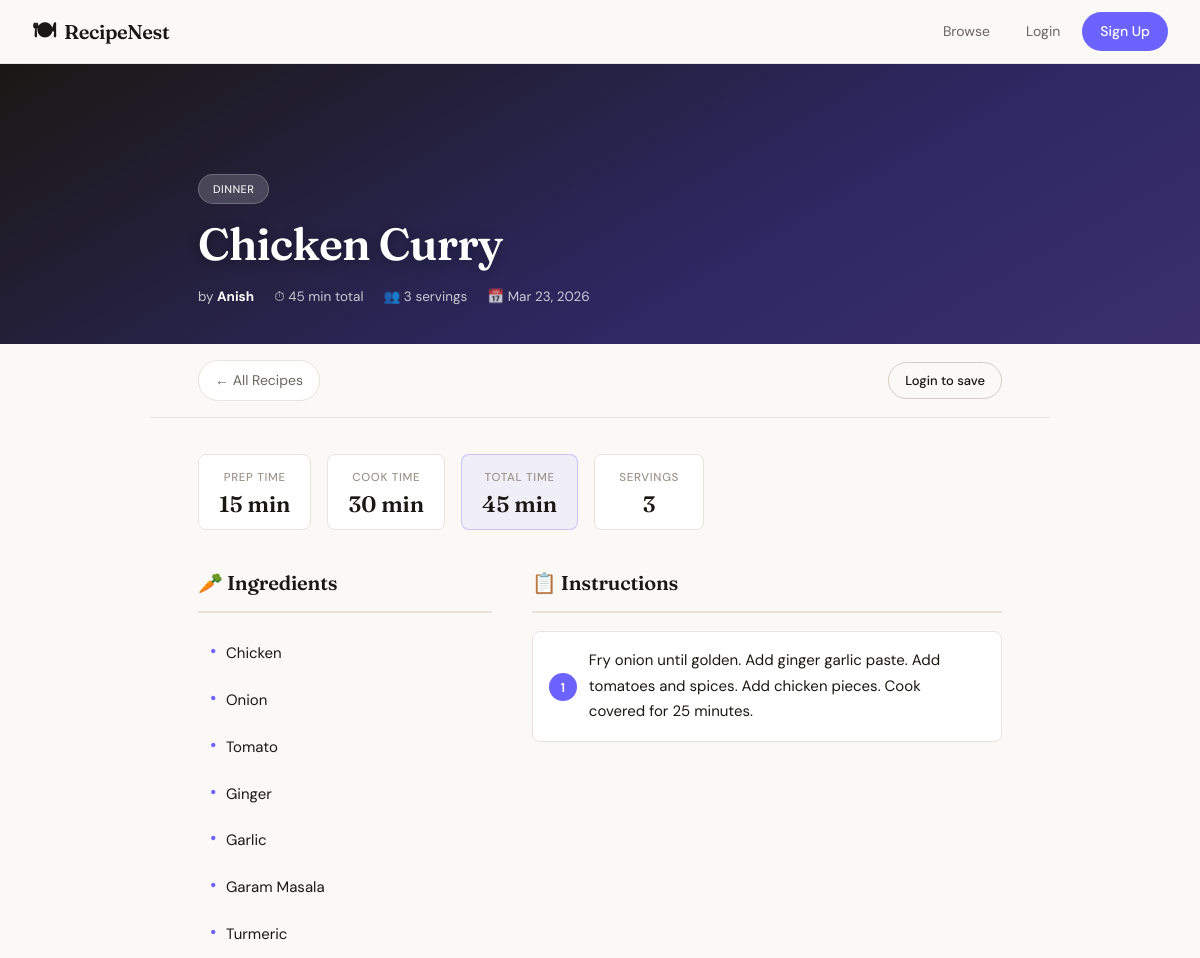
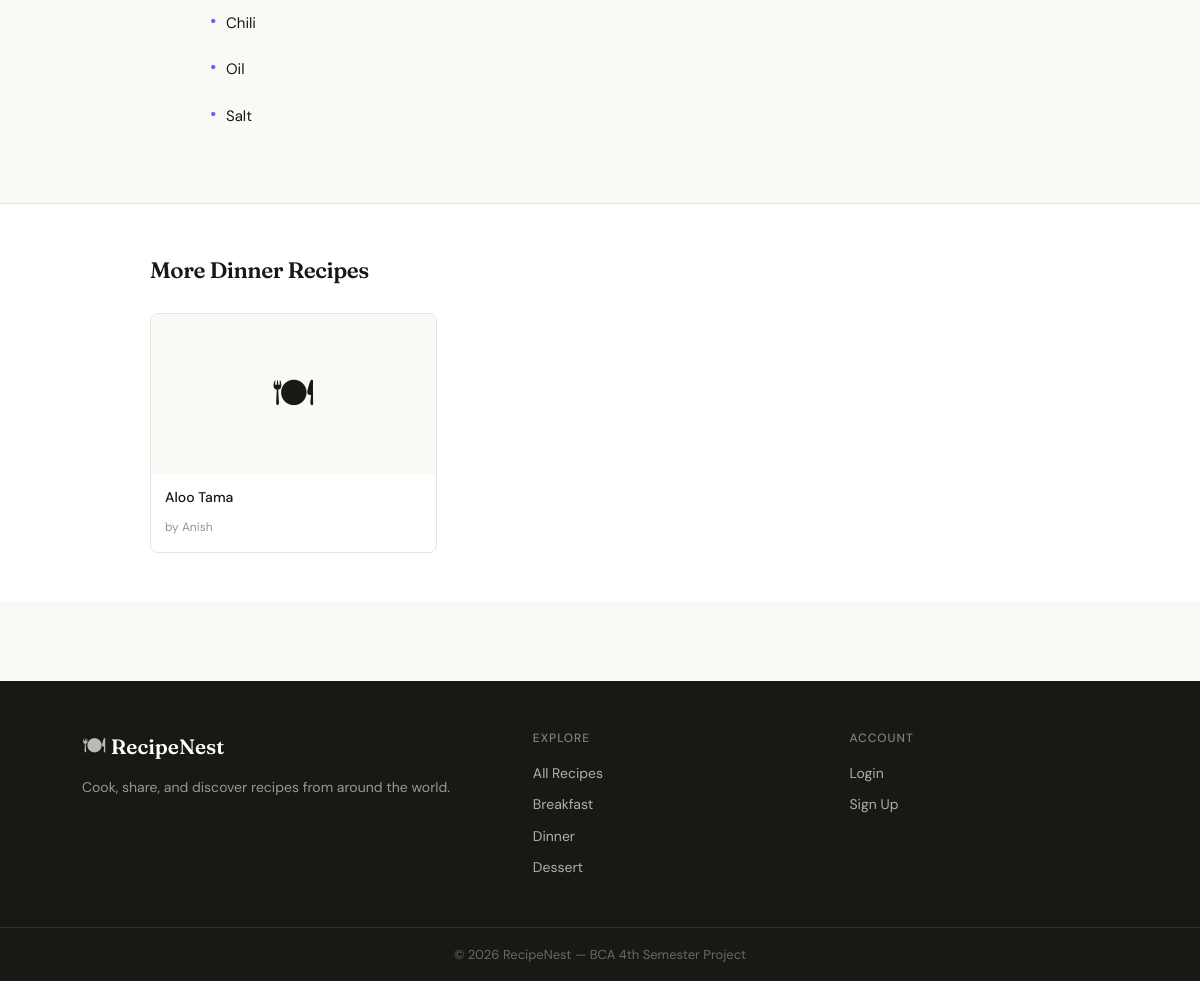
The app's page /php/view.php?id=3 with its own data (2 pictures, top to bottom).
### tables this page shows
CREATE TABLE IF NOT EXISTS recipes (
    id INT AUTO_INCREMENT PRIMARY KEY,
    user_id INT NOT NULL,
    title VARCHAR(200) NOT NULL,
    category VARCHAR(50) DEFAULT 'Uncategorized',
    ingredients TEXT NOT NULL,
    instructions TEXT NOT NULL,
    image VARCHAR(255) DEFAULT NULL,
    prep_time INT DEFAULT 0,
    cook_time INT DEFAULT 0,
    servings INT DEFAULT 1,
    created_at DATETIME DEFAULT CURRENT_TIMESTAMP,
    updated_at DATETIME DEFAULT CURRENT_TIMESTAMP ON UPDATE CURRENT_TIMESTAMP,
    FOREIGN KEY (user_id) REFERENCES users(id) ON DELETE CASCADE
);

CREATE TABLE IF NOT EXISTS users (
    id INT AUTO_INCREMENT PRIMARY KEY,
    username VARCHAR(100) NOT NULL,
    email VARCHAR(150) NOT NULL UNIQUE,
    password VARCHAR(255) NOT NULL,
    avatar_color VARCHAR(20) DEFAULT '#6c63ff',
    created_at DATETIME DEFAULT CURRENT_TIMESTAMP
);

### php/view.php (the view, shortened to what this page needs)
<?php
include 'config.php';
$id = isset($_GET['id']) ? intval($_GET['id']) : 0;
$result = $conn->query("SELECT r.*, u.username as author FROM recipes r JOIN users u ON r.user_id=u.id WHERE r.id=$id");
$row = $result->fetch_assoc();
$is_fav = false;
$cat_e   = $conn->real_escape_string($row['category']);
$related = $conn->query("SELECT r.*, u.username as author FROM recipes r JOIN users u ON r.user_id=u.id
                          WHERE r.category='$cat_e' AND r.id != $id ORDER BY RAND() LIMIT 3");
include 'header.php';
?>
<article class="recipe-detail">
    <div class="detail-hero <?= empty($row['image']) ? 'no-img' : '' ?>">
        <div class="detail-hero-content">
            <a href="index.php?category=<?= urlencode($row['category']) ?>" class="detail-cat-tag"><?= htmlspecialchars($row['category']) ?></a>
            <h1 class="detail-title"><?= htmlspecialchars($row['title']) ?></h1>
            <div class="detail-meta-row">
                <span class="detail-author">by <strong><?= htmlspecialchars($row['author']) ?></strong></span>
                <?php if ($row['prep_time'] || $row['cook_time']): ?>
                    <span class="detail-time">⏱ <?= $row['prep_time'] + $row['cook_time'] ?> min total</span>
                <?php endif; ?>
                <?php if ($row['servings']): ?>
                    <span class="detail-serves">👥 <?= $row['servings'] ?> servings</span>
                <?php endif; ?>
                <span class="detail-date">📅 <?= date('M j, Y', strtotime($row['created_at'])) ?></span>
            </div>
        </div>
    </div>
    <div class="detail-action-bar">
        <a href="index.php" class="btn-ghost">← All Recipes</a>
        <div class="detail-btn-group">
            <?php if (isset($_SESSION['user_id'])): ?>
                <button class="btn-fav-lg <?= $is_fav ? 'active' : '' ?>"
                        onclick="toggleFavorite(<?= $id ?>, this)"
                        data-id="<?= $id ?>">
                    <?= $is_fav ? '⭐ Saved' : '♡ Save' ?>
                </button>
                <?php if ($_SESSION['user_id'] == $row['user_id']): ?>
                    <a href="edit.php?id=<?= $id ?>" class="btn-outline-sm">✏ Edit</a>
                    <a href="delete.php?id=<?= $id ?>" class="btn-danger-sm"
                       onclick="return confirm('Permanently delete this recipe?')">🗑 Delete</a>
                <?php endif; ?>
            <?php else: ?>
                <a href="login.php" class="btn-outline-sm">Login to save</a>
            <?php endif; ?>
        </div>
    </div>
    <div class="detail-body">
        <?php if ($row['prep_time'] || $row['cook_time'] || $row['servings']): ?>
        <div class="time-cards">
            <?php if ($row['prep_time']): ?>
            <div class="time-card">
                <span class="tc-label">Prep Time</span>
                <span class="tc-value"><?= $row['prep_time'] ?> min</span>
            </div>
            <?php endif; ?>
            <?php if ($row['cook_time']): ?>
            <div class="time-card">
                <span class="tc-label">Cook Time</span>
                <span class="tc-value"><?= $row['cook_time'] ?> min</span>
            </div>
            <?php endif; ?>
            <?php if ($row['prep_time'] && $row['cook_time']): ?>
            <div class="time-card highlight">
                <span class="tc-label">Total Time</span>
                <span class="tc-value"><?= $row['prep_time'] + $row['cook_time'] ?> min</span>
            </div>
            <?php endif; ?>
            <?php if ($row['servings']): ?>
            <div class="time-card">
                <span class="tc-label">Servings</span>
                <span class="tc-value"><?= $row['servings'] ?></span>
            </div>
            <?php endif; ?>
        </div>
        <?php endif; ?>
        <div class="detail-two-col">
            <div class="ingredients-box">
                <h2>🥕 Ingredients</h2>
                <ul class="ingredients-list">
                    <?php foreach (explode(",", $row['ingredients']) as $ing): ?>
                        <li><?= htmlspecialchars(trim($ing)) ?></li>
                    <?php endforeach; ?>
                </ul>
            </div>
            <div class="instructions-box">
                <h2>📋 Instructions</h2>
                <ol class="instructions-list">
                    <?php
                    $steps = array_filter(array_map('trim', explode("\n", $row['instructions'])));
                    foreach ($steps as $step):
                    ?>
                        <li><?= nl2br(htmlspecialchars($step)) ?></li>
                    <?php endforeach; ?>
                </ol>
            </div>
        </div>
    </div>
</article>
<?php if ($related->num_rows > 0): ?>
<section class="related-section">
    <h2>More <?= htmlspecialchars($row['category']) ?> Recipes</h2>
    <div class="related-grid">
        <?php while ($rel = $related->fetch_assoc()): ?>
        <a href="view.php?id=<?= $rel['id'] ?>" class="related-card">
            <?php if (!empty($rel['image'])): ?>
                <img src="../uploads/<?= htmlspecialchars($rel['image']) ?>" alt="">
            <?php else: ?>
                <div class="related-placeholder">🍽</div>
            <?php endif; ?>
            <div class="related-info">
                <h4><?= htmlspecialchars($rel['title']) ?></h4>
                <span>by <?= htmlspecialchars($rel['author']) ?></span>
            </div>
        </a>
        <?php endwhile; ?>
    </div>
</section>
<?php endif; ?>
<?php include 'footer.php'; ?>

### css/base.css (style rules this page uses)
:root { --font-display: 'Fraunces', Georgia, serif; --font-body: 'DM Sans', system-ui, sans-serif; --clr-bg: #faf9f6; --clr-surface: #ffffff; --clr-border: #e8e4dd; --clr-border2: #d4cec4; --clr-text: #1a1814; --clr-muted: #6b6560; --clr-hint: #9b948c; --clr-primary: #6c63ff; --clr-primary-d:#5549e0; --clr-teal: #2ec4b6; --clr-amber: #f4a261; --clr-rose: #e63946; --clr-pink: #f72585; --cat-breakfast: rgba(244,162,97,0.18); --cat-lunch: rgba(46,196,182,0.18); --cat-dinner: rgba(108,99,255,0.18); --cat-snacks: rgba(230,57,70,0.18); --cat-dessert: rgba(247,37,133,0.18); --cat-other: rgba(155,148,140,0.18); --nav-h: 64px; --radius: 12px; --radius-sm: 8px; --shadow: 0 2px 12px rgba(0,0,0,.07); --shadow-md: 0 4px 24px rgba(0,0,0,.10); }
*, *::before, *::after { box-sizing: border-box; margin: 0; padding: 0; }
html { scroll-behavior: smooth; }
body { font-family: var(--font-body); background: var(--clr-bg); color: var(--clr-text); font-size: 16px; line-height: 1.65; min-height: 100vh; }
a { color: inherit; text-decoration: none; }
.btn-outline-sm { padding: 7px 16px; background: transparent; border: 1.5px solid var(--clr-border2); color: var(--clr-text); border-radius: 20px; font-size: 13px; font-weight: 500; cursor: pointer; transition: 0.15s; text-decoration: none; display: inline-flex; align-items: center; }
.btn-ghost { padding: 8px 16px; font-size: 14px; color: var(--clr-muted); border-radius: 20px; border: 1px solid var(--clr-border); background: var(--clr-surface); transition: 0.15s; text-decoration: none; display: inline-flex; align-items: center; }

### records on screen
recipes: category "DINNER", title "Chicken Curry", user.username "Anish", $row['prep_time'] + $row['cook_time'] "45", servings "3", created_at "Mar 23, 2026", prep_time "15", cook_time "30", ingredients "Chicken", ingredients "Onion", ingredients "Tomato", ingredients "Ginger", ingredients "Garlic", ingredients "Garam Masala", ingredients "Turmeric", ingredients "Chili", ingredients "Oil", ingredients "Salt", instructions "Fry onion until golden. Add ginger garlic paste. Add tomatoes and spices. Add chicken pieces. Cook covered for 25 minutes.", category "Dinner"
recipes: title "Aloo Tama", user.username "Anish"
